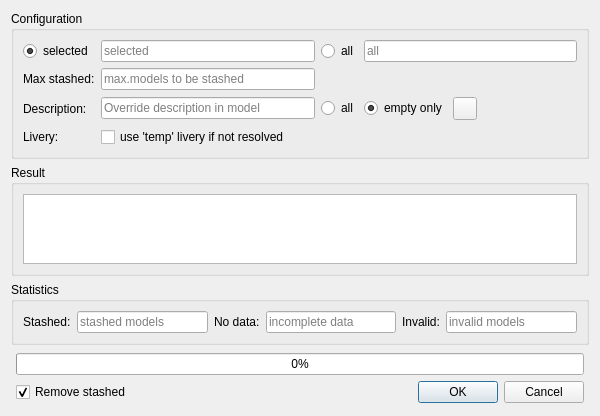
<?xml version="1.0" encoding="UTF-8"?>
<ui version="4.0">
 <class>CDbAutoStashingComponent</class>
 <widget class="QDialog" name="CDbAutoStashingComponent">
  <property name="geometry">
   <rect>
    <x>0</x>
    <y>0</y>
    <width>600</width>
    <height>416</height>
   </rect>
  </property>
  <property name="minimumSize">
   <size>
    <width>600</width>
    <height>400</height>
   </size>
  </property>
  <property name="windowTitle">
   <string>Auto stashing</string>
  </property>
  <layout class="QVBoxLayout" name="vl_AutoStashing">
   <item>
    <widget class="QGroupBox" name="gb_Configuration">
     <property name="title">
      <string>Configuration</string>
     </property>
     <layout class="QGridLayout" name="gl_Configuration">
      <item row="0" column="3">
       <widget class="QLineEdit" name="le_All">
        <property name="readOnly">
         <bool>true</bool>
        </property>
        <property name="placeholderText">
         <string>all</string>
        </property>
       </widget>
      </item>
      <item row="0" column="2">
       <widget class="QRadioButton" name="rb_All">
        <property name="text">
         <string>all</string>
        </property>
       </widget>
      </item>
      <item row="1" column="1">
       <widget class="QLineEdit" name="le_MaxModelsStashed">
        <property name="placeholderText">
         <string>max.models to be stashed</string>
        </property>
       </widget>
      </item>
      <item row="2" column="0">
       <widget class="QLabel" name="lbl_Description">
        <property name="text">
         <string>Description:</string>
        </property>
       </widget>
      </item>
      <item row="3" column="0">
       <widget class="QLabel" name="lbl_Livery">
        <property name="text">
         <string>Livery:</string>
        </property>
       </widget>
      </item>
      <item row="3" column="1">
       <widget class="QCheckBox" name="cb_UseTempLivery">
        <property name="text">
         <string>use 'temp' livery if not resolved</string>
        </property>
       </widget>
      </item>
      <item row="0" column="0">
       <widget class="QRadioButton" name="rb_Selected">
        <property name="text">
         <string>selected</string>
        </property>
        <property name="checked">
         <bool>true</bool>
        </property>
       </widget>
      </item>
      <item row="1" column="0">
       <widget class="QLabel" name="lbl_Max">
        <property name="text">
         <string>Max stashed:</string>
        </property>
       </widget>
      </item>
      <item row="2" column="1">
       <widget class="QLineEdit" name="le_Description">
        <property name="maxLength">
         <number>255</number>
        </property>
        <property name="placeholderText">
         <string>Override description in model</string>
        </property>
       </widget>
      </item>
      <item row="0" column="1">
       <widget class="QLineEdit" name="le_Selected">
        <property name="readOnly">
         <bool>true</bool>
        </property>
        <property name="placeholderText">
         <string>selected</string>
        </property>
       </widget>
      </item>
      <item row="2" column="2" colspan="2">
       <widget class="QWidget" name="wi_DescriptionRadioButtons" native="true">
        <layout class="QHBoxLayout" name="hl_DescriptionButtons">
         <property name="leftMargin">
          <number>0</number>
         </property>
         <property name="topMargin">
          <number>1</number>
         </property>
         <property name="rightMargin">
          <number>0</number>
         </property>
         <property name="bottomMargin">
          <number>1</number>
         </property>
         <item>
          <widget class="QRadioButton" name="rb_DescriptionAll">
           <property name="text">
            <string>all</string>
           </property>
          </widget>
         </item>
         <item alignment="Qt::AlignLeft">
          <widget class="QRadioButton" name="rb_DescriptionEmptyOnly">
           <property name="toolTip">
            <string>apply only if description is empty</string>
           </property>
           <property name="text">
            <string>empty only</string>
           </property>
           <property name="checked">
            <bool>true</bool>
           </property>
          </widget>
         </item>
         <item>
          <widget class="QToolButton" name="tb_ResetDescription">
           <property name="toolTip">
            <string>reset description</string>
           </property>
           <property name="icon">
            <iconset resource="../../misc/misc.qrc">
             <normaloff>:/diagona/icons/diagona/icons/cross-white.png</normaloff>:/diagona/icons/diagona/icons/cross-white.png</iconset>
           </property>
          </widget>
         </item>
         <item>
          <spacer name="hs_ResetDescription">
           <property name="orientation">
            <enum>Qt::Horizontal</enum>
           </property>
           <property name="sizeHint" stdset="0">
            <size>
             <width>40</width>
             <height>20</height>
            </size>
           </property>
          </spacer>
         </item>
        </layout>
       </widget>
      </item>
     </layout>
    </widget>
   </item>
   <item>
    <widget class="QGroupBox" name="gb_Result">
     <property name="title">
      <string>Result</string>
     </property>
     <layout class="QHBoxLayout" name="hl_Result">
      <item>
       <widget class="swift::gui::views::CStatusMessageView" name="tvp_StatusMessages">
        <property name="selectionMode">
         <enum>QAbstractItemView::NoSelection</enum>
        </property>
        <attribute name="verticalHeaderVisible">
         <bool>false</bool>
        </attribute>
       </widget>
      </item>
     </layout>
    </widget>
   </item>
   <item>
    <widget class="QGroupBox" name="gb_Statistics">
     <property name="title">
      <string>Statistics</string>
     </property>
     <layout class="QHBoxLayout" name="hl_Statistics">
      <item>
       <widget class="QLabel" name="lbl_Stashed">
        <property name="text">
         <string>Stashed:</string>
        </property>
       </widget>
      </item>
      <item>
       <widget class="QLineEdit" name="le_Stashed">
        <property name="dragEnabled">
         <bool>true</bool>
        </property>
        <property name="readOnly">
         <bool>true</bool>
        </property>
        <property name="placeholderText">
         <string>stashed models</string>
        </property>
       </widget>
      </item>
      <item>
       <widget class="QLabel" name="lbl_NoData">
        <property name="text">
         <string>No data:</string>
        </property>
       </widget>
      </item>
      <item>
       <widget class="QLineEdit" name="le_NoData">
        <property name="readOnly">
         <bool>true</bool>
        </property>
        <property name="placeholderText">
         <string>incomplete data</string>
        </property>
       </widget>
      </item>
      <item>
       <widget class="QLabel" name="lbl_Invalid">
        <property name="text">
         <string>Invalid:</string>
        </property>
       </widget>
      </item>
      <item>
       <widget class="QLineEdit" name="le_ValidationFailed">
        <property name="readOnly">
         <bool>true</bool>
        </property>
        <property name="placeholderText">
         <string>invalid models</string>
        </property>
       </widget>
      </item>
     </layout>
    </widget>
   </item>
   <item>
    <layout class="QGridLayout" name="gl_AutoStashing">
     <property name="leftMargin">
      <number>5</number>
     </property>
     <property name="topMargin">
      <number>2</number>
     </property>
     <property name="rightMargin">
      <number>5</number>
     </property>
     <property name="bottomMargin">
      <number>2</number>
     </property>
     <item row="1" column="2" colspan="2">
      <widget class="QDialogButtonBox" name="bb_AutoStashing">
       <property name="orientation">
        <enum>Qt::Horizontal</enum>
       </property>
       <property name="standardButtons">
        <set>QDialogButtonBox::Cancel|QDialogButtonBox::Ok</set>
       </property>
      </widget>
     </item>
     <item row="0" column="0" colspan="4">
      <widget class="QProgressBar" name="pb_StashingProgress">
       <property name="value">
        <number>0</number>
       </property>
      </widget>
     </item>
     <item row="1" column="0" colspan="2" alignment="Qt::AlignLeft">
      <widget class="QCheckBox" name="cb_RemovedChecked">
       <property name="text">
        <string>Remove stashed</string>
       </property>
       <property name="checked">
        <bool>true</bool>
       </property>
      </widget>
     </item>
    </layout>
   </item>
  </layout>
 </widget>
 <customwidgets>
  <customwidget>
   <class>swift::gui::views::CStatusMessageView</class>
   <extends>QTableView</extends>
   <header>gui/views/statusmessageview.h</header>
  </customwidget>
 </customwidgets>
 <tabstops>
  <tabstop>le_Stashed</tabstop>
  <tabstop>le_NoData</tabstop>
  <tabstop>le_ValidationFailed</tabstop>
  <tabstop>cb_RemovedChecked</tabstop>
 </tabstops>
 <resources>
  <include location="../../misc/misc.qrc"/>
 </resources>
 <connections>
  <connection>
   <sender>bb_AutoStashing</sender>
   <signal>accepted()</signal>
   <receiver>CDbAutoStashingComponent</receiver>
   <slot>accept()</slot>
   <hints>
    <hint type="sourcelabel">
     <x>248</x>
     <y>254</y>
    </hint>
    <hint type="destinationlabel">
     <x>157</x>
     <y>274</y>
    </hint>
   </hints>
  </connection>
  <connection>
   <sender>bb_AutoStashing</sender>
   <signal>rejected()</signal>
   <receiver>CDbAutoStashingComponent</receiver>
   <slot>reject()</slot>
   <hints>
    <hint type="sourcelabel">
     <x>316</x>
     <y>260</y>
    </hint>
    <hint type="destinationlabel">
     <x>286</x>
     <y>274</y>
    </hint>
   </hints>
  </connection>
 </connections>
</ui>
